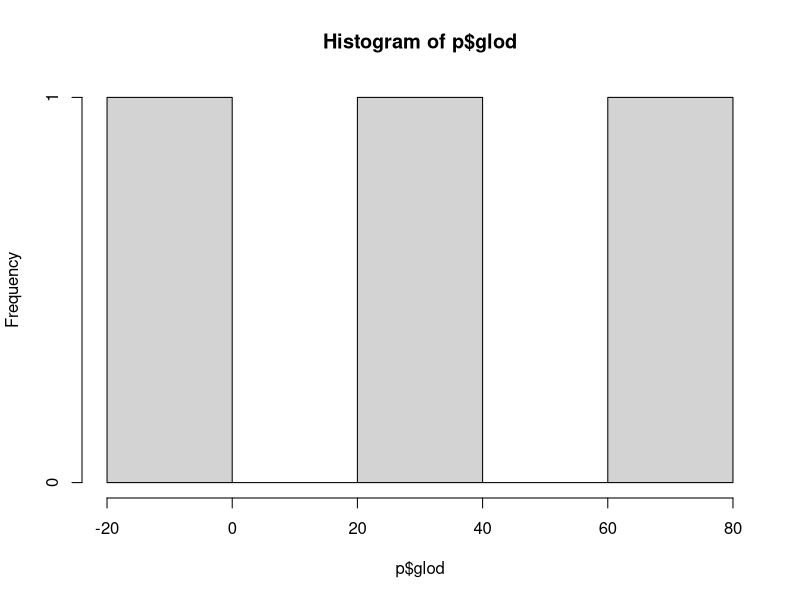
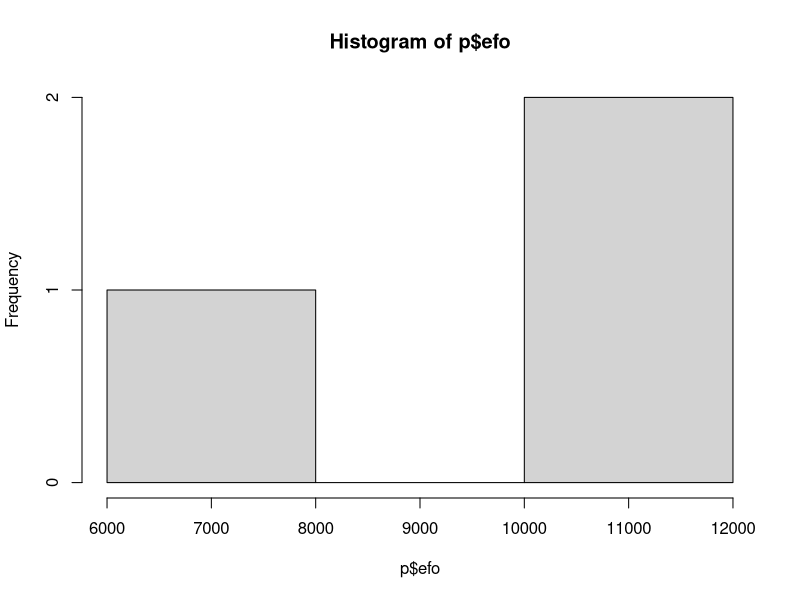
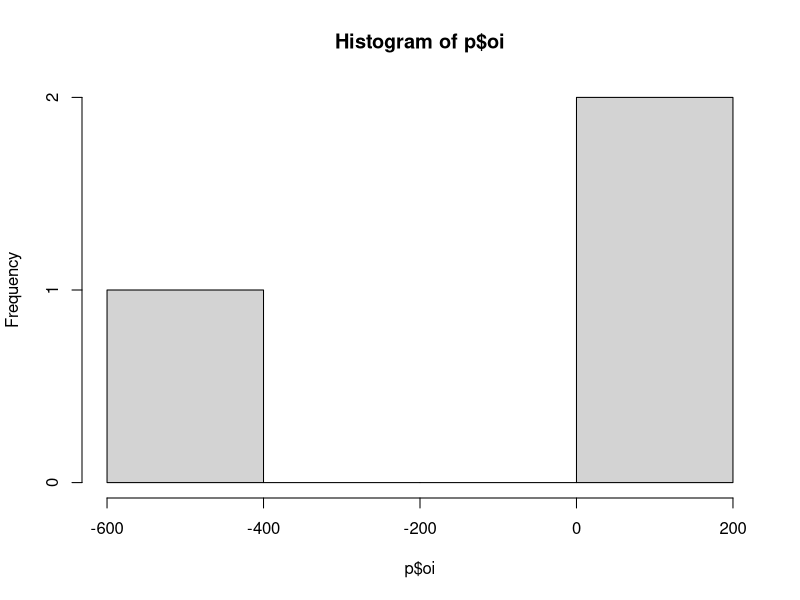
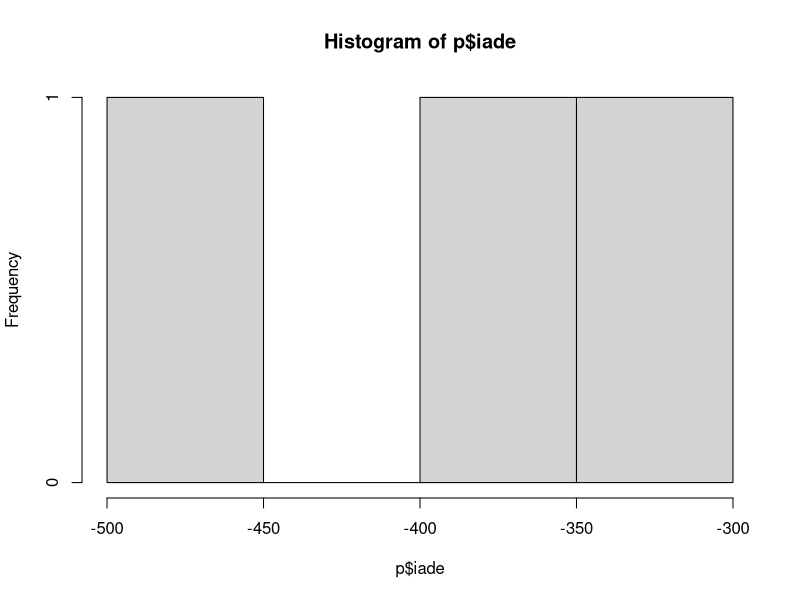
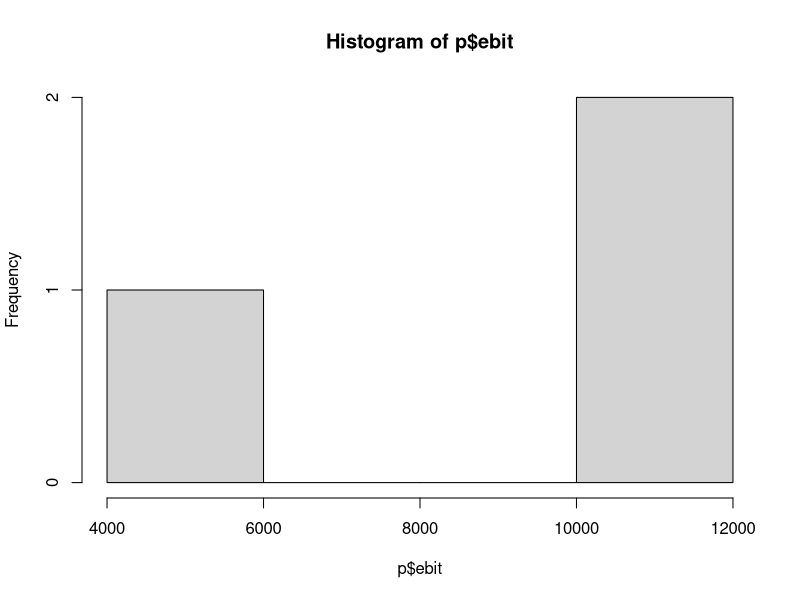
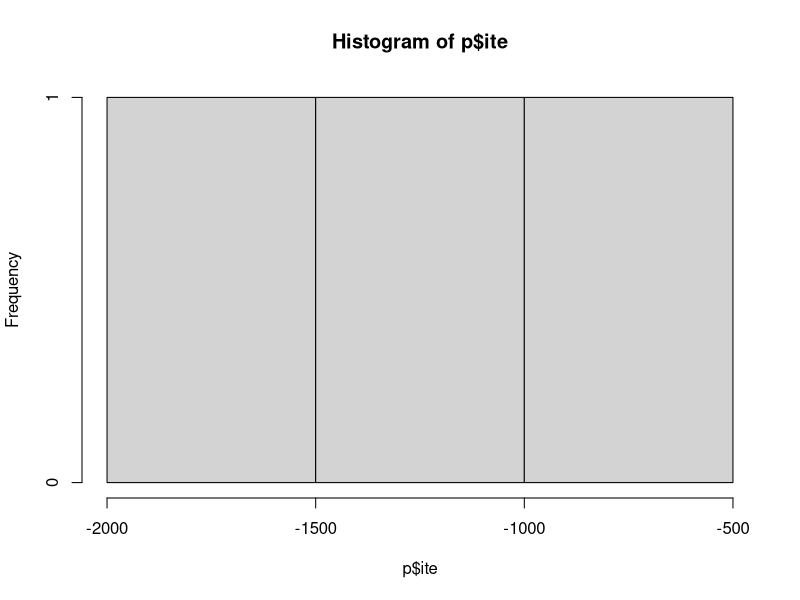
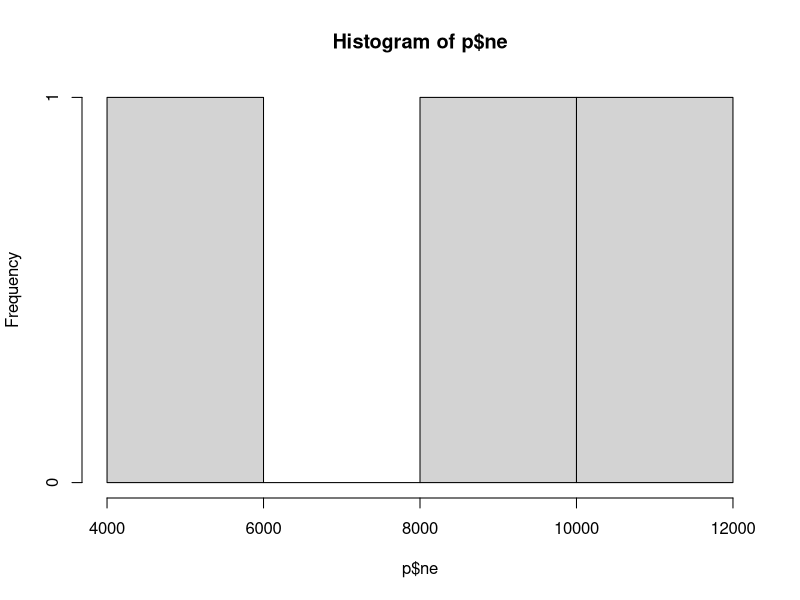
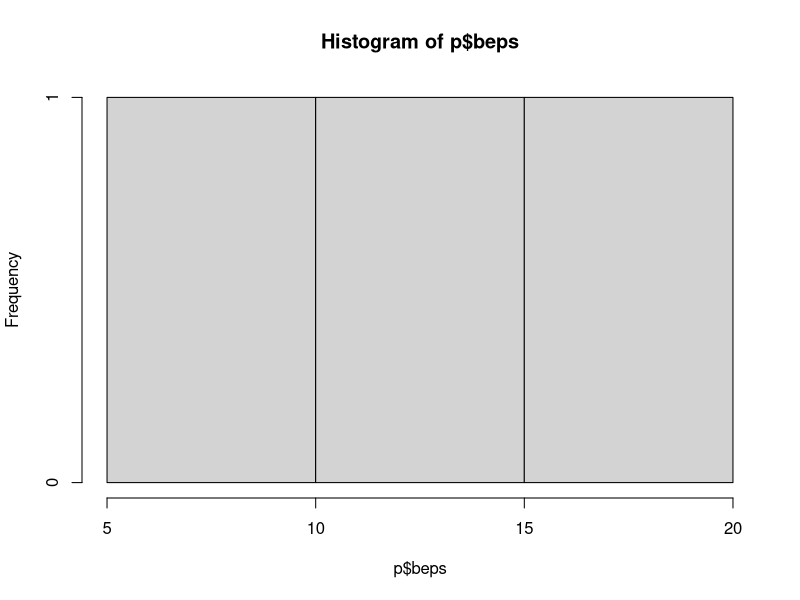

Here is the R script that generated these plots, in order:
library(readr)
p<-read.csv('DataforDBAsheet4.csv')
summary(p)
hist(p$glod)
hist(p$efo)
hist(p$oi)
hist(p$iade)
hist(p$ebit)
hist(p$ite)
hist(p$ne)
hist(p$beps)
hist(p$deps)
boxplot(p$glod,p$efo,p$oi,p$iade,p$ebit,p$ite,p$ne,p$beps,p$deps)